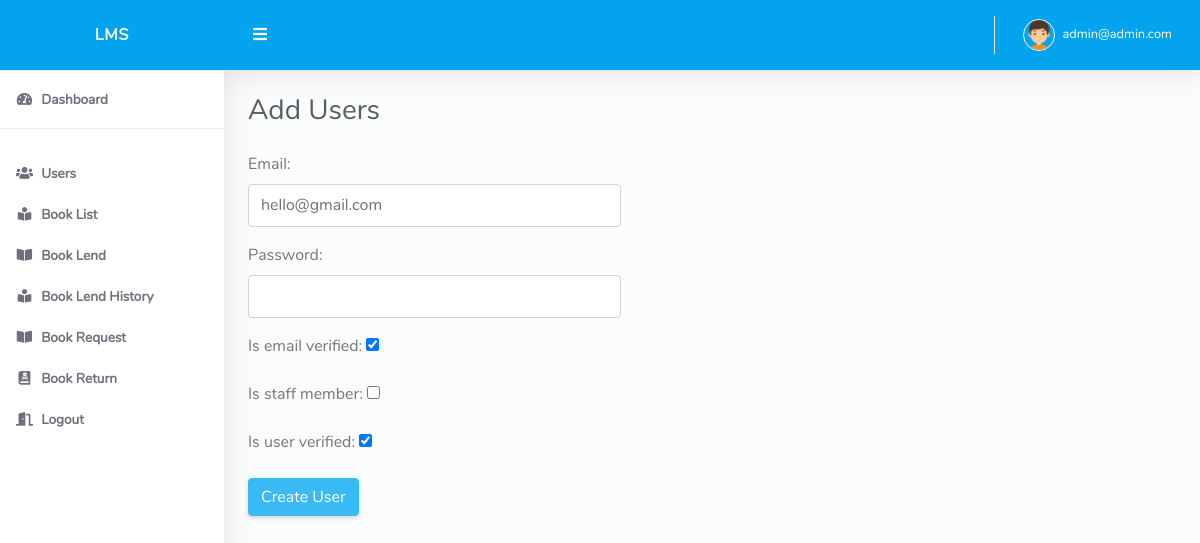
The page /admindash/update/user/23 (signed in) on the database its author committed.
### accounts/models.py (models this page shows, shortened)
class MyUser(AbstractBaseUser):
    email = models.EmailField(
        verbose_name='email address',
        max_length=255,
        unique=True,
    )
    is_active = models.BooleanField(default=True)
    is_admin = models.BooleanField(default=False)
    is_staff_member = models.BooleanField(default=False)
    last_login = models.DateTimeField(blank=True, null=True, verbose_name="last login")
    is_email_verified = models.BooleanField(default=False)
    is_user_verified = models.BooleanField(default=False)
    objects = MyUserManager()
    USERNAME_FIELD = 'email'
    REQUIRED_FIELDS = []
    class Meta:
        verbose_name = 'User'
        verbose_name_plural = 'Users'
    def __str__(self):
        return self.email

### admin_dash/views.py (the view, shortened to what this page needs)
# urls.py: path('update/user/<str:pk>', views.UserUpdateView.as_view(), name='update_user'),
@method_decorator(is_admin(), name='dispatch')
class UserUpdateView(UpdateView):
    form_class = UsersForms
    model = MyUser
    template_name = 'admin_dash/user_create_update.html'
    success_message = 'User Created Successfully'

### admin_dash/forms.py (shortened to what this page needs)
class UsersForms(forms.ModelForm):
    def __init__(self, *args, **kwargs):
        super(UsersForms, self).__init__(*args, **kwargs)
        self.fields['is_email_verified'].initial = True
        self.fields['is_user_verified'].initial = True
    class Meta:
        model = MyUser
        fields = ['email', 'password', 'is_email_verified', 'is_staff_member', 'is_user_verified']
        labels = {'email': 'Email'}
        widgets = {
            'email': forms.EmailInput(attrs={'class': 'form-control'}),
            'password': forms.PasswordInput(attrs={'class': 'form-control'}),
        }

### decorator.py (called while the page is built)
def is_admin():
    def decorator(view_function):
        def wrap(request, *args, **kwargs):
            if request.user.is_authenticated:
                if request.user.is_admin:
                    return view_function(request, *args, **kwargs)
                else:
                    raise PermissionDenied
            else:
                return redirect('accounts:login')
        return wrap
    return decorator

### admin_dash/templates/admin_dash/user_create_update.html (shortened to what this page needs)
{% extends 'base.html' %}
{% load static %}
{% block body %}
        <div class="d-sm-flex  mb-4">
            <h1 class="h3 mb-0 text-gray-800">Add Users</h1>
        </div>
        <div class="row mb-3 ">
            <div class="col-xl-5 col-md-6 mb-4">
                <form method="post">
                    {{ form.as_p }}
                    <input type="submit" value="Create User" class="btn btn-info">
                </form>
            </div>
        </div>
{% endblock %}

### templates/base.html (shortened to what this page needs)
{% load static %}
<!DOCTYPE html>
<html lang="en">
<head>
    <link href="{% static 'dashboard/vendor/fontawesome-free/css/all.min.css' %}" rel="stylesheet" type="text/css">
    <link href="{% static 'dashboard/vendor/bootstrap/css/bootstrap.min.css' %}" rel="stylesheet" type="text/css">
    <link href="{% static 'dashboard/css/style.css' %}" rel="stylesheet">
    <link href="{% static 'dashboard/vendor/datatables/dataTables.bootstrap4.min.css' %}" rel="stylesheet">
</head>
<body id="page-top">
<div id="wrapper">
    <ul class="navbar-nav sidebar sidebar-light accordion" id="accordionSidebar">
        <a class="sidebar-brand d-flex align-items-center justify-content-center" href="/">
            <div class="sidebar-brand-text mx-3">LMS</div>
        </a>
        <hr class="sidebar-divider my-0">
        {% if request.user.is_admin %}
            <li class="nav-item active">
                <a class="nav-link" href="{% url 'admin_dash:home' %}">
                    <i class="fas fa-fw fa-tachometer-alt"></i>
                    <span>Dashboard</span></a>
            </li>
            <hr class="sidebar-divider">
            <li class="nav-item active">
                <a class="nav-link" href="{% url 'admin_dash:user_list_view' %}">
                    <i class="fas fa-fw fa-users"></i>
                    <span>Users</span></a>
            </li>
            <li class="nav-item active">
                <a class="nav-link" href="{% url 'admin_dash:book_list' %}">
                    <i class="fas fa-fw fa-book-reader"></i>
                    <span>Book List</span></a>
            </li>
            <li class="nav-item active">
                <a class="nav-link" href="{% url 'admin_dash:student' %}">
                    <i class="fas fa-fw fa-book-open"></i>
                    <span>Book Lend</span></a>
            </li>
            <li class="nav-item active">
                <a class="nav-link" href="{% url 'admin_dash:book_history' %}">
                    <i class="fas fa-fw fa-book-reader"></i>
                    <span>Book Lend History</span></a>
            </li>
            <li class="nav-item active">
                <a class="nav-link" href="{% url 'admin_dash:request_book_view' %}">
                    <i class="fas fa-fw fa-book-open"></i>
                    <span>Book Request</span></a>
            </li>
            <li class="nav-item active">
                <a class="nav-link" href="{% url 'admin_dash:return_book' %}">
                    <i class="fas fa-fw fa-book-dead"></i>
                    <span>Book Return</span></a>
            </li>
            <li class="nav-item active">
                <a class="nav-link" href="{% url 'accounts:logout' %}">
                    <i class="fas fa-fw fa-door-open"></i>
                    <span>Logout</span></a>
            </li>
        {% endif %}
    </ul>
    <div id="content-wrapper" class="d-flex flex-column">
        <div id="content">
            <nav class="navbar navbar-expand navbar-light bg-navbar topbar mb-4 static-top">
                <button id="sidebarToggleTop" class="btn btn-link rounded-circle mr-3">
                    <i class="fa fa-bars"></i>
                </button>
                <ul class="navbar-nav ml-auto">
                    <li class="nav-item dropdown no-arrow">
                        <a class="nav-link dropdown-toggle" href="#" id="userDropdown" role="button"
                           data-toggle="dropdown"
                           aria-haspopup="true" aria-expanded="false">
                            <img class="img-profile rounded-circle" src="{% static 'dashboard/img/boy.png' %}"
                                 style="max-width: 60px">
                            <span class="ml-2 d-none d-lg-inline text-white small">{{ request.user }}</span>
                        </a>
                    </li>
                </ul>
            </nav>
            <div class="container-fluid" id="container-wrapper">
                <div class="row">
                    <div class="col-lg-12">
                        {% block body %}{% endblock %}
                    </div>
                </div>
            </div>
        </div>
    </div>
</div>
</body>
</html>

### static/dashboard/css/style.css (style rules this page uses)
html { position: relative; min-height: 100%; font-family: Nunito }
body { height: 100% }
#wrapper { display: -webkit-box; display: -ms-flexbox; display: flex }
#wrapper #content-wrapper { background-color: #fafdfb; width: 100%; overflow-x: hidden }
#wrapper #content-wrapper #content { -webkit-box-flex: 1; -ms-flex: 1 0 auto; flex: 1 0 auto }
.container, .container-fluid, .container-login { padding-left: 1.5rem; padding-right: 1.5rem }
.text-gray-800 { color: #5a5c69 !important }
.dropdown.no-arrow .dropdown-toggle::after { display: none }
.sidebar .nav-item.dropdown .dropdown-toggle::after, .topbar .nav-item.dropdown .dropdown-toggle::after { width: 1rem; text-align: center; float: right; vertical-align: 0; border: 0; font-weight: 900; content: '\f105'; font-family: 'Font Awesome 5 Free' }
.sidebar .nav-item .nav-link, .topbar .nav-item .nav-link { position: relative }
.sidebar .nav-item .nav-link .img-profile, .topbar .nav-item .nav-link .img-profile { height: 2rem; width: 2rem; border: 1px solid #fafafa }
.topbar { height: 4.375rem; z-index: 2; -webkit-box-shadow: 0 .15rem 1.75rem 0 rgba(58, 59, 69, .15) !important; box-shadow: 0 .15rem 1.75rem 0 rgba(58, 59, 69, .15) !important }
.topbar #sidebarToggleTop { height: 2.5rem; width: 2.5rem; -webkit-box-shadow: 0 0 !important; box-shadow: 0 0 !important }
.topbar .nav-item .nav-link { height: 4.375rem; display: -webkit-box; display: -ms-flexbox; display: flex; -webkit-box-align: center; -ms-flex-align: center; align-items: center; padding: 0 .75rem }
.topbar .dropdown { position: static }
@media (min-width: 576px) { .topbar .dropdown { position: relative } }
.topbar.navbar-light .navbar-nav .nav-item .nav-link { color: #fafafa; transition: all .3s ease-in-out; -webkit-transition: all .3s ease-in-out }
.bg-navbar { background-color: #03a4ed }
.sidebar { min-height: 100vh; width: 14rem !important; background-color: #fff !important; -webkit-box-shadow: 0 .15rem 1.75rem 0 rgba(58, 59, 69, .15) !important; box-shadow: 0 .15rem 1.75rem 0 rgba(58, 59, 69, .15) !important; z-index: 0 }
.sidebar .nav-item { position: relative; margin-bottom: -15px }
.sidebar .nav-item:last-child { margin-bottom: 1rem }
.sidebar .nav-item .nav-link { display: block; width: 100%; text-align: left; padding: 1rem; width: 14rem }
.sidebar .nav-item .nav-link i { font-size: .85rem; margin-right: .25rem }
.sidebar .nav-item .nav-link span { font-size: .85rem; display: inline }
.sidebar .nav-item.active .nav-link { font-weight: 800 }
.sidebar .sidebar-brand { height: 4.375rem; text-decoration: none; font-size: 1rem; font-weight: 800; padding: 1.5rem 1rem; text-align: center; letter-spacing: .05rem; z-index: 1 }
.sidebar hr.sidebar-divider { margin: 1rem 0 1rem 0 }
.sidebar .sidebar-brand .sidebar-brand-text { display: inline }
.sidebar-light .sidebar-brand { color: #fafafa; background-color: #03a4ed }
.sidebar-light hr.sidebar-divider { border-top: 1px solid #eaecf4 }
.sidebar-light .nav-item .nav-link { color: #858796 }
.sidebar-light .nav-item .nav-link i { color: #9e9e9e }
.sidebar-light .nav-item.active .nav-link { color: #6e707e }
.sidebar-light .nav-item.active .nav-link i { color: #6e707e }

### rows shown on the page
MyUser: user "admin@admin.com"
MyUser: email "hello@gmail.com", is_email_verified "☑", is_user_verified "☑"
